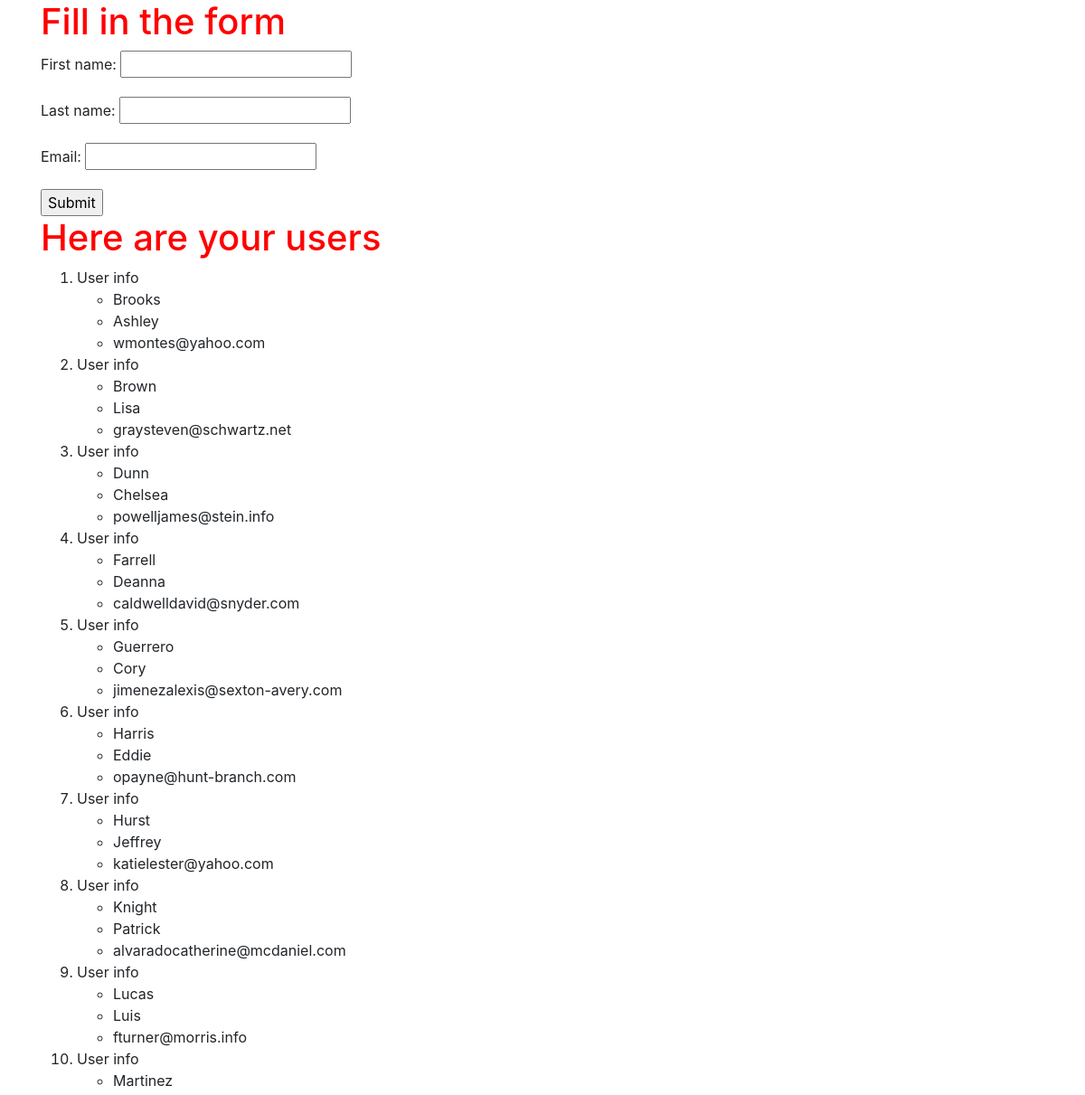
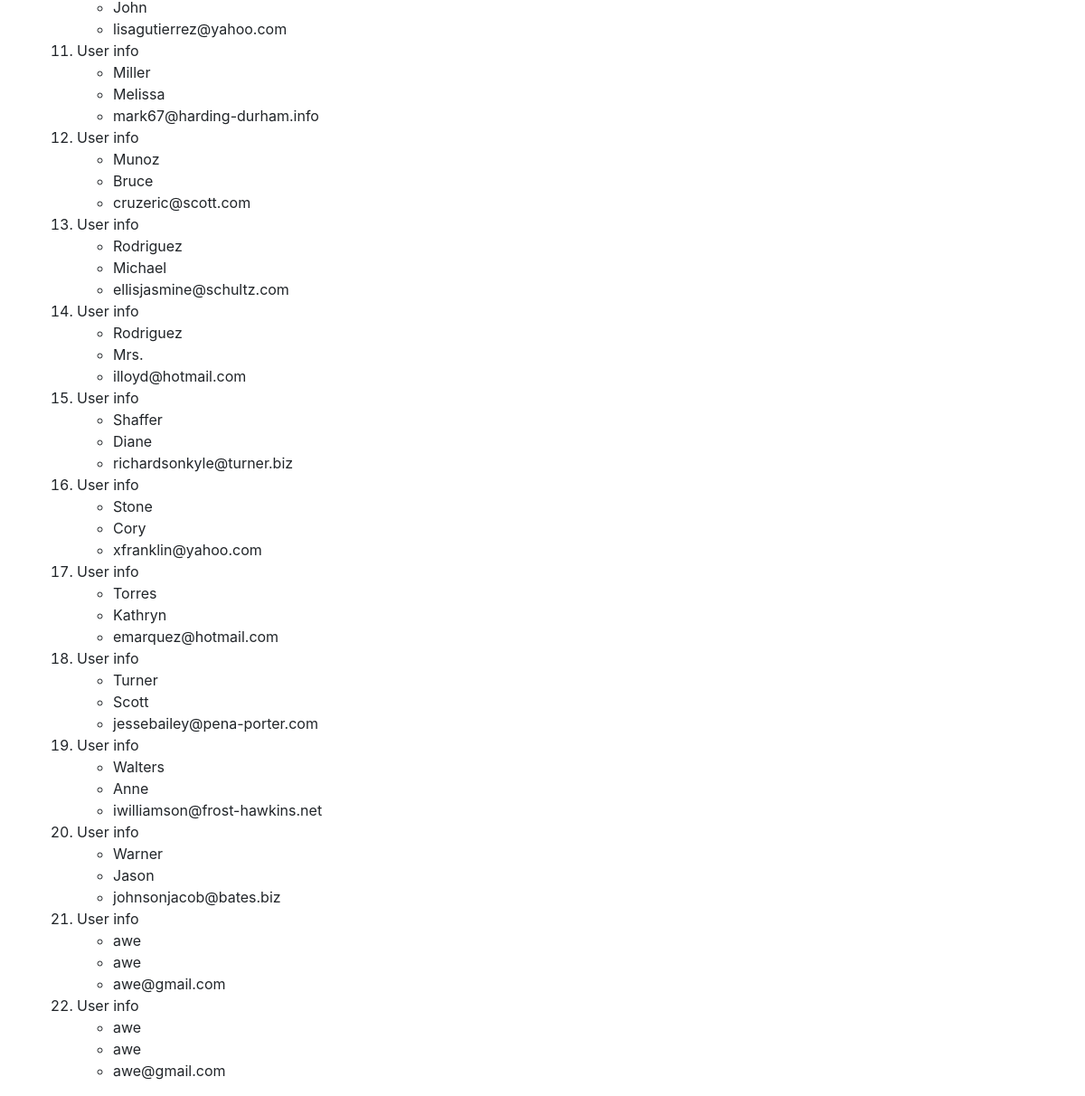
/users/, run on the app's committed database (2 pictures, top to bottom).
### appTwo/models.py (models this page shows, shortened)
class User(models.Model):
    first_name = models.CharField(max_length=264)
    last_name = models.CharField(max_length=264)
    email = models.EmailField(max_length=264)

### appTwo/views.py (the view, shortened to what this page needs)
# urls.py: url(r'^users/',views.users),
def users(request):
    user_list = User.objects.order_by('last_name')
    form = User_form()
    user_dict = {'users':user_list,'form':form}
    return render(request,'appTwo/users.html',user_dict)

### appTwo/forms.py
class User_form(forms.ModelForm):
    class Meta():
        model = User
        fields = '__all__'

### templates/appTwo/users.html (shortened to what this page needs)
<!DOCTYPE html>
{% load static %}
<html lang="en" dir="ltr">
  <head>
    <link rel="stylesheet" href="{% static "css/my_style.css"%}">
    <link rel="stylesheet" href="https://stackpath.bootstrapcdn.com/bootstrap/4.4.1/css/bootstrap.min.css"
>
  </head>
  <body>
    <div class="container">
    <h1>Fill in the form</h1>
    <form method="post">
      {{form.as_p}}
      <input type="Submit" name="" value="Submit">
    </form>
    <h1>Here are your users</h1>
    {% if users %}
    <ol>
      {% for row in users %}
      <li>User info</li>
      <ul>
        <li>{{row.last_name}}</li>
        <li>{{row.first_name}}</li>
        <li>{{row.email}}</li>
      </ul>
      {% endfor %}
    </ol>
    {% else %}
    <p>No users found</p>
    {% endif %}
    </div>
  </body>
</html>

### static/css/my_style.css (style rules this page uses)
h1 { color: red; }

### data on the page
User: last_name "Brooks", first_name "Ashley", email "wmontes@yahoo.com"
User: last_name "Brown", first_name "Lisa", email "graysteven@schwartz.net"
User: last_name "Dunn", first_name "Chelsea", email "powelljames@stein.info"
User: last_name "Farrell", first_name "Deanna", email "caldwelldavid@snyder.com"
User: last_name "Guerrero", first_name "Cory", email "jimenezalexis@sexton-avery.com"
User: last_name "Harris", first_name "Eddie", email "opayne@hunt-branch.com"
User: last_name "Hurst", first_name "Jeffrey", email "katielester@yahoo.com"
User: last_name "Knight", first_name "Patrick", email "alvaradocatherine@mcdaniel.com"
User: last_name "Lucas", first_name "Luis", email "fturner@morris.info"
User: last_name "Martinez", first_name "John", email "lisagutierrez@yahoo.com"
User: last_name "Miller", first_name "Melissa", email "mark67@harding-durham.info"
User: last_name "Munoz", first_name "Bruce", email "cruzeric@scott.com"
User: last_name "Rodriguez", first_name "Michael", email "ellisjasmine@schultz.com"
User: last_name "Rodriguez", first_name "Mrs.", email "illoyd@hotmail.com"
User: last_name "Shaffer", first_name "Diane", email "richardsonkyle@turner.biz"
User: last_name "Stone", first_name "Cory", email "xfranklin@yahoo.com"
User: last_name "Torres", first_name "Kathryn", email "emarquez@hotmail.com"
User: last_name "Turner", first_name "Scott", email "jessebailey@pena-porter.com"
User: last_name "Walters", first_name "Anne", email "iwilliamson@frost-hawkins.net"
User: last_name "Warner", first_name "Jason", email "johnsonjacob@bates.biz"
User: last_name "awe", first_name "awe", email "awe@gmail.com"
User: last_name "awe", first_name "awe", email "awe@gmail.com"
